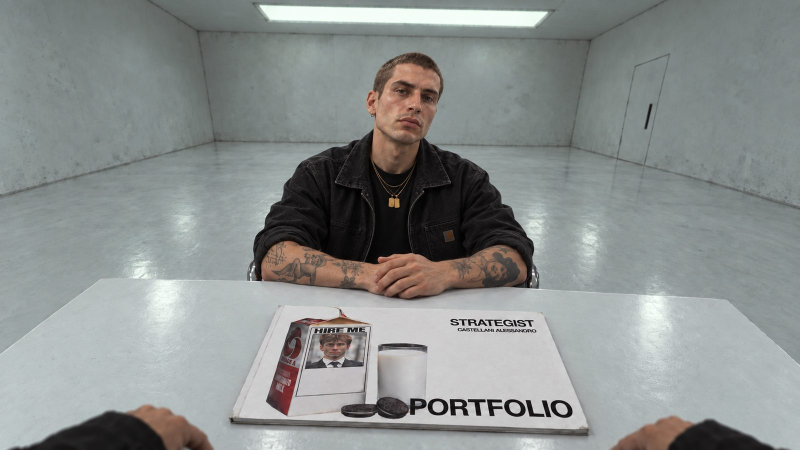
#> input picture assets/idle.jpg, 1600 x 900 px, found by its file name (shown at 1/2 size)
$ python extend_sleeves.py
#> lines starting #> are read from the running program, lines starting #| are printed output that depends on the picture
#> in edit, im is the input picture: PIL image 1600x900 RGB; mean R, G, B 138.3, 142.4, 141.3
from PIL import Image, ImageDraw, ImageFilter
import numpy as np
from pathlib import Path

FILES = [
    Path("assets/idle.jpg"),
    Path("assets/speak2.jpg"),
    Path("assets/speak3.jpg"),
    Path("assets/speak4.jpg"),
]

def poly_mask(size, points, feather=3.0):
#> called with size = (1600, 900), feather = 2.6
    m = Image.new("L", size, 0)
#> m: PIL image 1600x900 L; every value is 0
    d = ImageDraw.Draw(m)
    d.polygon(points, fill=255)
    if feather:
        m = m.filter(ImageFilter.GaussianBlur(feather))
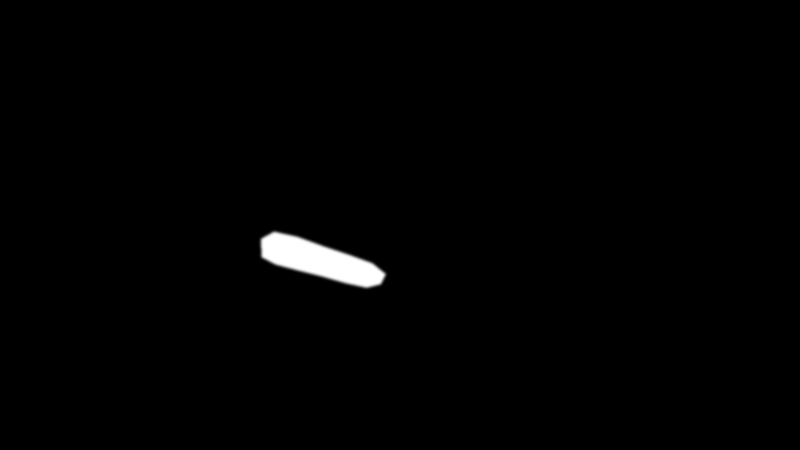
#> m: PIL image 1600x900 L (shown at 1/2 size); min 0, max 255, mean 2.5
#> call 2 of poly_mask, with size = (1600, 900), feather = 2.6
#> in poly_mask (call 2), `m = m.filter(ImageFilter.GaussianBlur(feather))`:
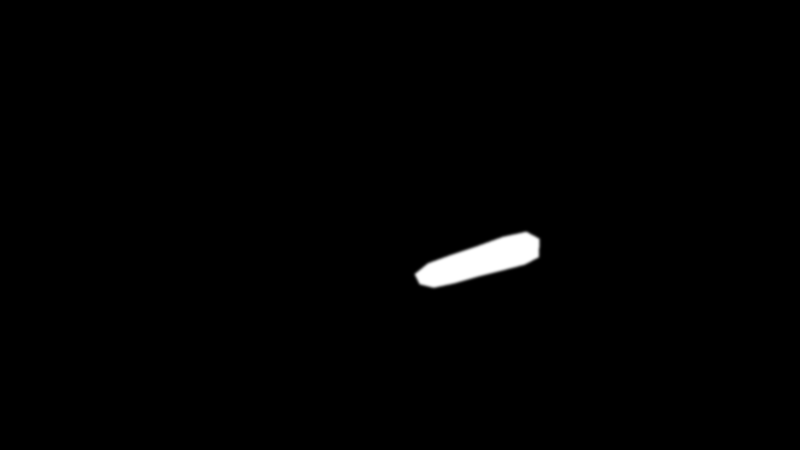
#> m: PIL image 1600x900 L (shown at 1/2 size); min 0, max 255, mean 2.5
    return m

def sleeve_layer(im, seed=1):
#> called with seed = 11
    arr = np.asarray(im).astype(np.float32)
    h, w = arr.shape[:2]
#> h = 900; w = 1600
    gray = arr.mean(axis=2)
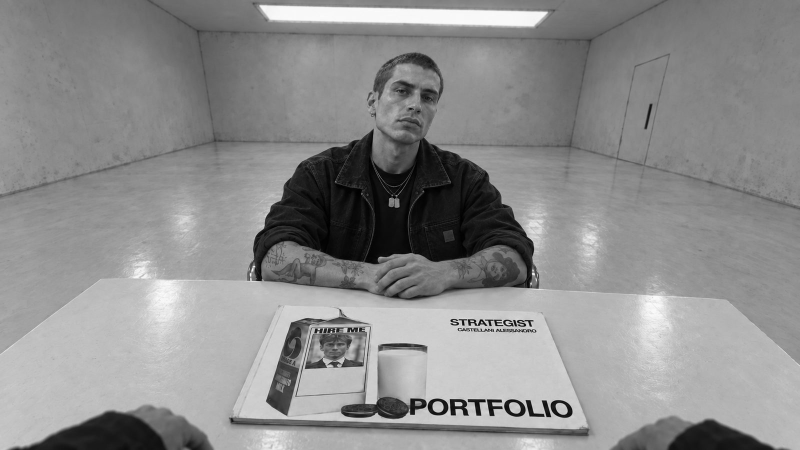
#> gray: shape (900, 1600) float32 (shown at 1/2 size); min 0, max 255, mean 140.7

    # Preserve the arm's original light/shadow so the new fabric still follows
    # the existing form, but remap it into charcoal-black denim values.
    local = (gray - 70.0) / 130.0
    local = np.clip(local, 0.0, 1.0)
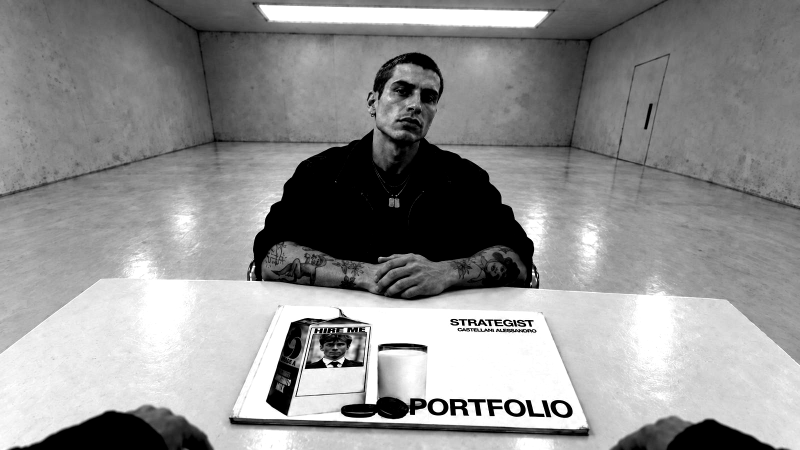
#> local: shape (900, 1600) float32 (shown at 1/2 size); min 0, max 1, mean 0.567
    base = 28.0 + local * 34.0

    rng = np.random.default_rng(seed)
    noise = rng.normal(0, 2.4, (h, w))
    fabric = np.clip(base + noise, 18, 68)
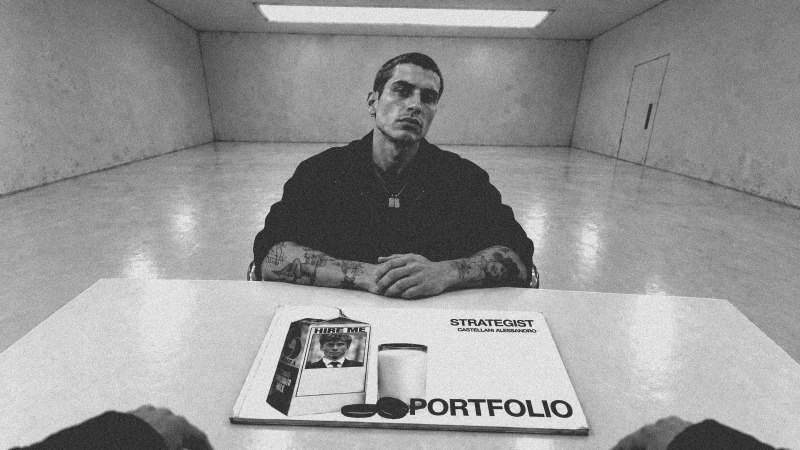
#> fabric: shape (900, 1600) float64 (shown at 1/2 size); min 18, max 68, mean 47.3; drawn with min black and max white
    out = np.stack([fabric * 0.92, fabric * 0.94, fabric], axis=2)
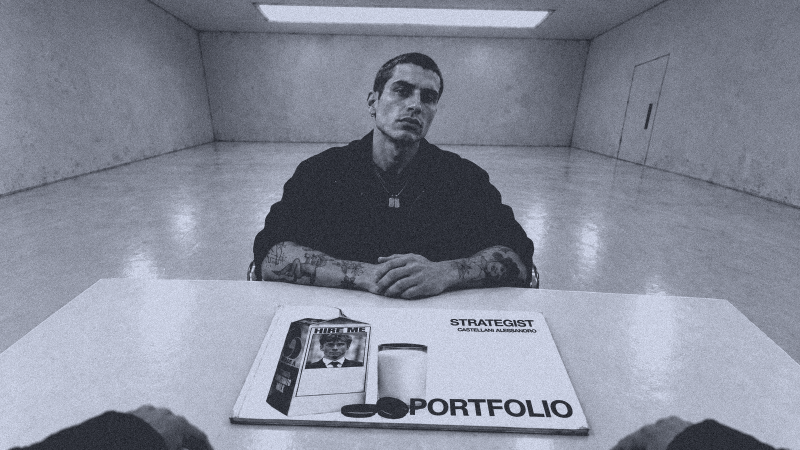
#> out: shape (900, 1600, 3) float64 (shown at 1/2 size); mean of channels 0, 1, 2 43.5, 44.4, 47.3; drawn with min black and max white

    # Very subtle vertical/diagonal denim grain.
    yy, xx = np.mgrid[0:h, 0:w]
    weave = 1.6*np.sin((xx + yy*0.35)/5.0) + 1.0*np.sin((xx*0.3 - yy)/9.0)
    out += weave[..., None]
    return Image.fromarray(np.uint8(np.clip(out, 0, 255)), "RGB")
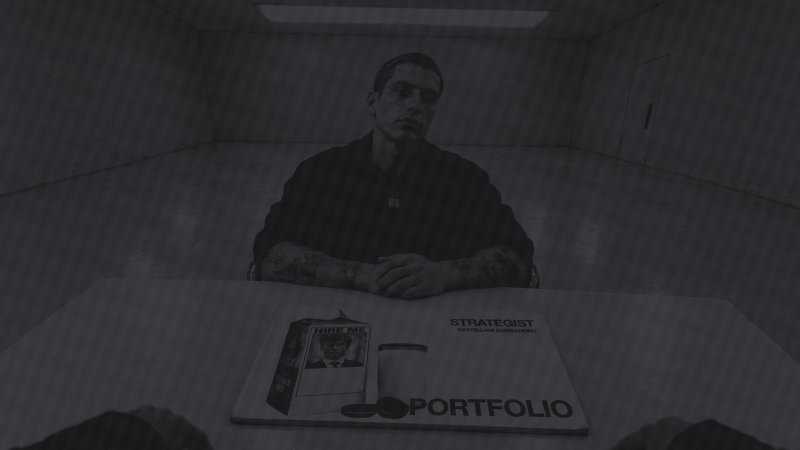
#> returned value: PIL image 1600x900 RGB (shown at 1/2 size); mean R, G, B 43, 43.9, 46.8

def add_wrinkles(layer, masks):
    shade = Image.new("RGBA", layer.size, (0,0,0,0))
#> shade: PIL image 1600x900 RGBA; every value is 0
    hi = Image.new("RGBA", layer.size, (0,0,0,0))
    ds = ImageDraw.Draw(shade)
    dh = ImageDraw.Draw(hi)

    # Fine folds following the resting forearms.
    dark_lines = [
        [(565,500),(625,520),(684,532),(730,548)],
        [(583,514),(640,536),(695,548)],
        [(1035,500),(975,520),(916,532),(870,548)],
        [(1016,514),(960,536),(905,548)],
    ]
    light_lines = [
        [(575,492),(635,511),(695,525)],
        [(1025,492),(965,511),(905,525)],
    ]
    for pts in dark_lines:
        ds.line(pts, fill=(0,0,0,34), width=5)
    for pts in light_lines:
        dh.line(pts, fill=(255,255,255,18), width=3)

    shade = shade.filter(ImageFilter.GaussianBlur(4))
    hi = hi.filter(ImageFilter.GaussianBlur(3))

    total_mask = Image.new("L", layer.size, 0)
    for m in masks:
        total_mask = Image.fromarray(np.maximum(np.asarray(total_mask), np.asarray(m)).astype(np.uint8))
    shade.putalpha(Image.fromarray((np.asarray(shade.getchannel("A")) * (np.asarray(total_mask)/255.0)).astype(np.uint8)))
    hi.putalpha(Image.fromarray((np.asarray(hi.getchannel("A")) * (np.asarray(total_mask)/255.0)).astype(np.uint8)))

    layer = Image.alpha_composite(layer.convert("RGBA"), shade)
    layer = Image.alpha_composite(layer, hi)
    return layer.convert("RGB")

def edit(path, seed):
    im = Image.open(path).convert("RGB")
    if im.size != (1600, 900):
        raise ValueError(f"Unexpected size for {path}: {im.size}")

    # Masks hug only the visible tattooed forearms. Hands and existing jacket
    # remain untouched; cuff ends stop immediately before the wrists/hands.
    left = poly_mask(im.size, [
        (522,477),(548,463),(594,473),(646,492),(700,510),
        (744,526),(771,548),(761,568),(733,575),(691,566),
        (646,553),(598,541),(552,529),(523,514)
    ], 2.6)

    right = poly_mask(im.size, [
        (1078,477),(1052,463),(1006,473),(954,492),(900,510),
        (856,526),(829,548),(839,568),(867,575),(909,566),
        (954,553),(1002,541),(1048,529),(1077,514)
    ], 2.6)

    fabric = sleeve_layer(im, seed)
    fabric = add_wrinkles(fabric, [left, right])

    out = im.copy()
    out.paste(fabric, (0,0), left)
#> out: PIL image 1600x900 RGB
    out.paste(fabric, (0,0), right)

    # Cuff definition near each wrist, kept soft and narrow.
    cuff = Image.new("RGBA", im.size, (0,0,0,0))
    dc = ImageDraw.Draw(cuff)
    dc.line([(731,555),(748,563),(761,562)], fill=(8,8,9,115), width=3)
    dc.line([(869,555),(852,563),(839,562)], fill=(8,8,9,115), width=3)
    cuff = cuff.filter(ImageFilter.GaussianBlur(1.2))
    out = Image.alpha_composite(out.convert("RGBA"), cuff).convert("RGB")

    out.save(path, "JPEG", quality=95, subsampling=0, optimize=True)

for i, f in enumerate(FILES, 11):
    edit(f, i)
    print(f"updated {f}")
#> pass 2 of the loop `for i, f in enumerate(FILES, 11):`:
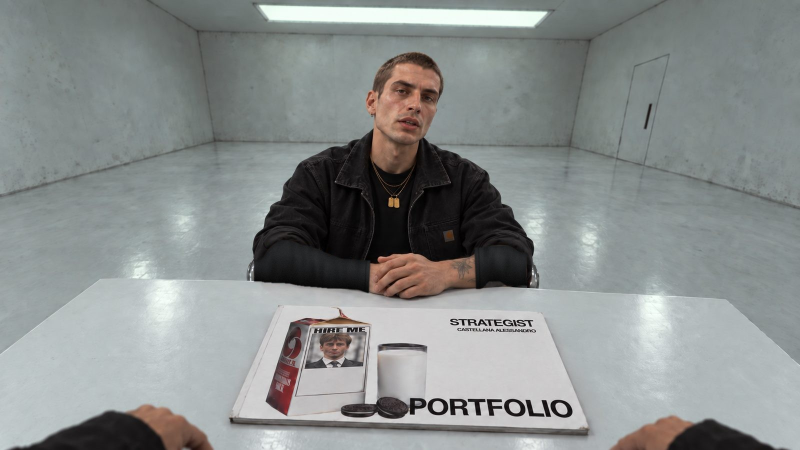
#> input picture assets/speak2.jpg, 1600 x 900 px, found by its file name (shown at 1/2 size)
#> in edit, im is the input picture: PIL image 1600x900 RGB; mean R, G, B 137, 141.3, 140.5
#> in sleeve_layer (call 2), `local = np.clip(local, 0.0, 1.0)`:
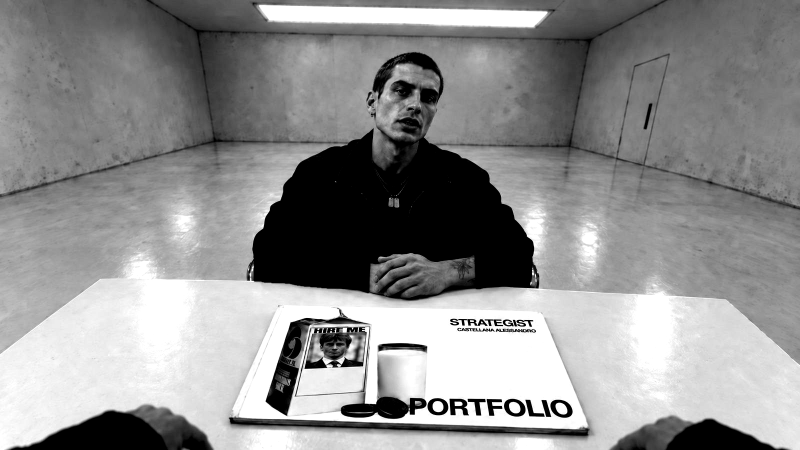
#> local: shape (900, 1600) float32 (shown at 1/2 size); min 0, max 1, mean 0.563
#> in sleeve_layer (call 2), `return Image.fromarray(np.uint8(np.clip(out, 0, 255)), "RGB")`:
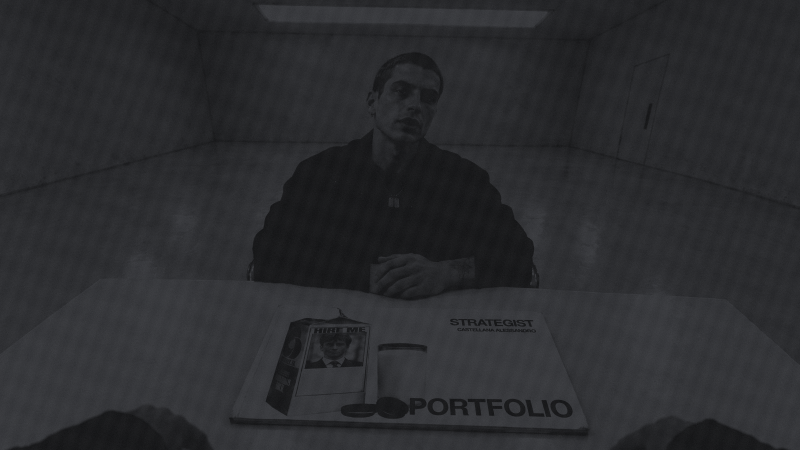
#> returned value: PIL image 1600x900 RGB (shown at 1/2 size); mean R, G, B 42.9, 43.8, 46.6
#> pass 3 of the loop `for i, f in enumerate(FILES, 11):`:
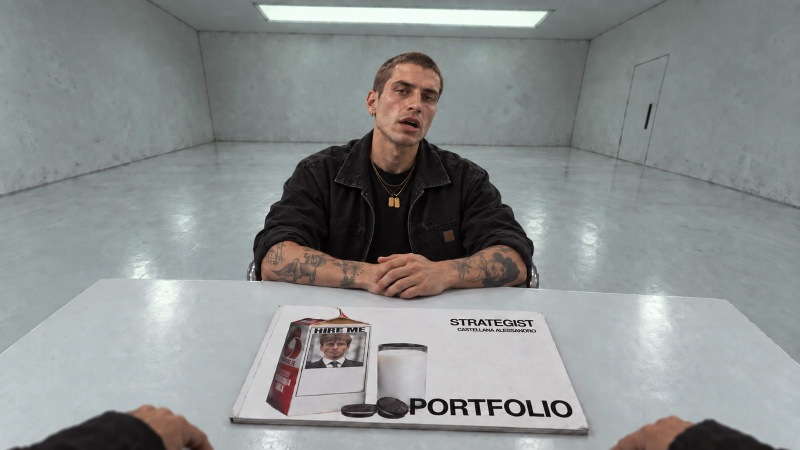
#> input picture assets/speak3.jpg, 1600 x 900 px, found by its file name (shown at 1/2 size)
#> in edit, im is the input picture: PIL image 1600x900 RGB; mean R, G, B 138.5, 142.4, 142
#> in sleeve_layer (call 3), `local = np.clip(local, 0.0, 1.0)`:
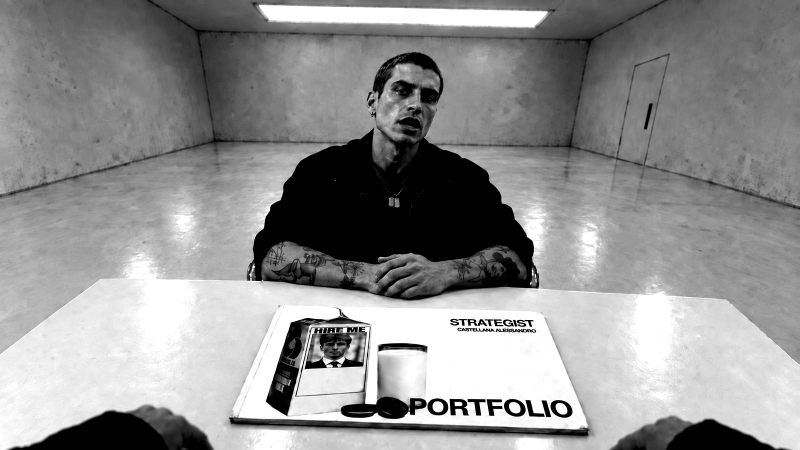
#> local: shape (900, 1600) float32 (shown at 1/2 size); min 0, max 1, mean 0.57
#> in sleeve_layer (call 3), `fabric = np.clip(base + noise, 18, 68)`:
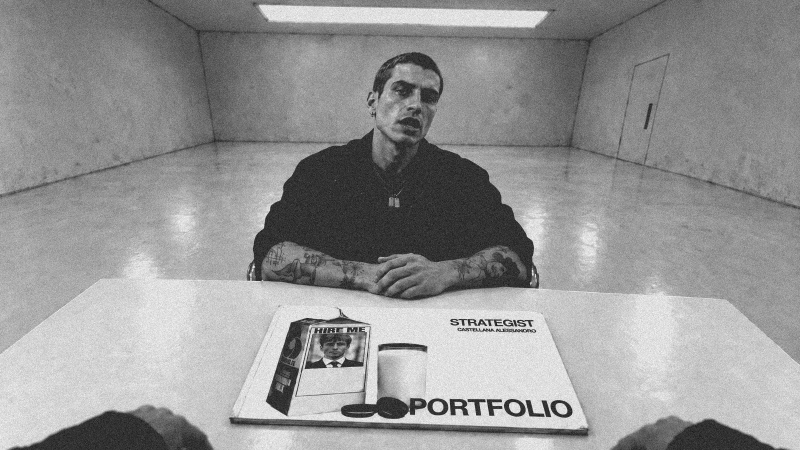
#> fabric: shape (900, 1600) float64 (shown at 1/2 size); min 18.32, max 68, mean 47.4; drawn with min black and max white
#> the loop made 4 passes; the first 3 are shown
